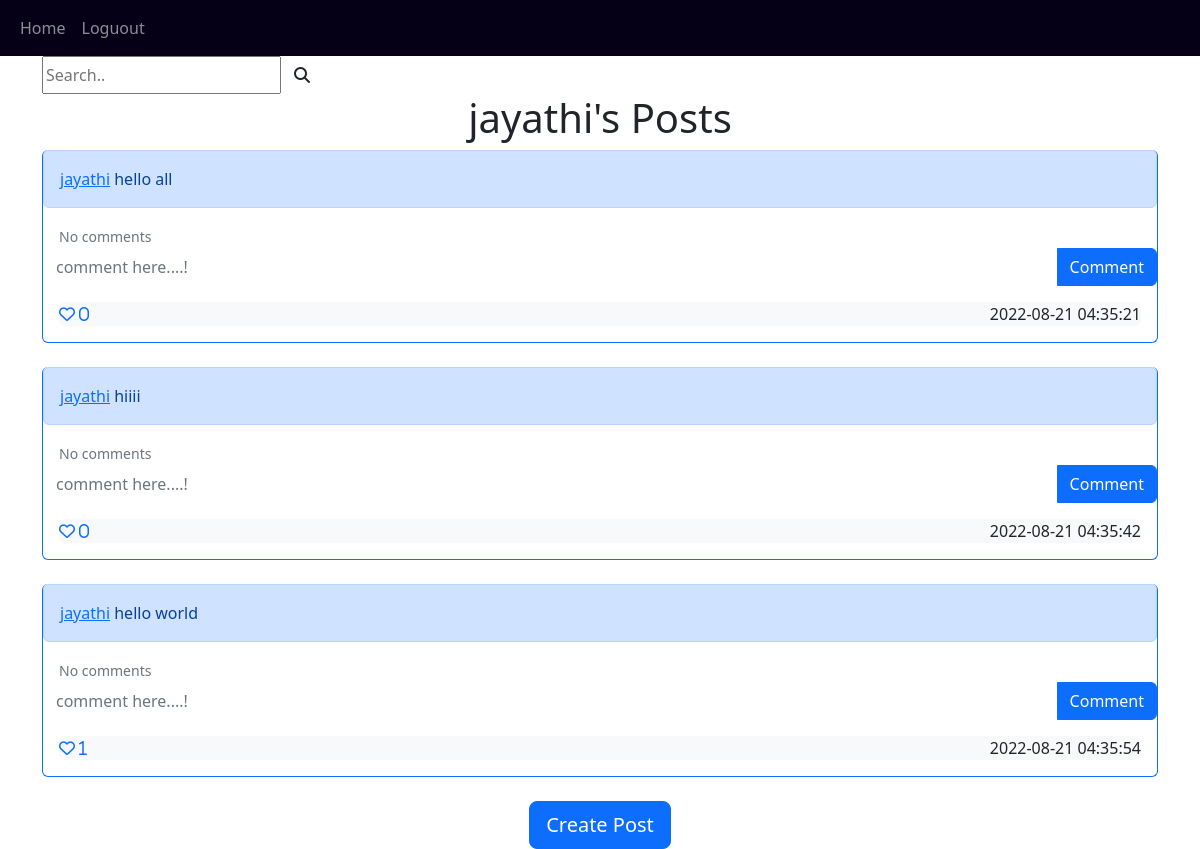
The app's page /post/jayathi (signed in) with its own data.
### web/models.py (models this page shows)
class User(db.Model,UserMixin):
    id=db.Column(db.Integer,primary_key=True)
    email=db.Column(db.String(150),unique=True)
    username=db.Column(db.String(150),unique=True)
    password=db.Column(db.String(160),unique=True)
    date_created=db.Column(db.DateTime(timezone=True),default=func.now())
    posts=db.relationship('Post',backref='user',passive_deletes=True)
    comments=db.relationship('Comments',backref='user',passive_deletes=True)
    likes=db.relationship('Likes',backref='user',passive_deletes=True)

class Post(db.Model):
    id=db.Column(db.Integer,primary_key=True)
    post_text=db.Column(db.String(256),nullable=False)
    date_created=db.Column(db.DateTime(timezone=True),default=func.now())
    author=db.Column(db.Integer,db.ForeignKey('user.id',ondelete="CASCADE"),nullable=False)
    count = db.Column(db.Integer,nullable=True)
    comments=db.relationship('Comments',backref='post',passive_deletes=True)
    likes=db.relationship('Likes',backref='post',passive_deletes=True)

### web/views.py (the view)
@views.route("/post/<username>")
@login_required
def posts(username):
    rule = request.url_rule
    user=User.query.filter_by(username=username).first()
    if not user:
        flash("no User with that username exist .",category="error")
        return redirect(url_for('views.home'))
    posts=user.posts
    return render_template("posts.html",user=current_user,posts=posts,username=username,rule=str(rule))

### web/__init__.py (called while the page is built)
def create_app():
    app=Flask(__name__)
    app.config['SECRET_KEY']='SATYASAIRAZOLE'
    app.config['SQLALCHEMY_DATABASE_URI']="sqlite:///blog.db"
    db.init_app(app)
    from .views import views
    from .auth import auth
    app.register_blueprint(views,url_prefix='/')
    app.register_blueprint(auth,url_prefix='/')
    from .models import User,Post,Comments,Likes
    create_database(app)
    login_manager=LoginManager()
    login_manager.login_view="auth.login"
    login_manager.init_app(app)
    @login_manager.user_loader
    def load_user(id):
        return User.query.get(int(id))
    return app

### web/templates/posts.html (shortened to what this page needs)
{% extends 'post_div.html'%}
{% block header %}{{username}}'s Posts {% endblock %}

### web/templates/post_div.html (shortened to what this page needs)
{% extends 'base.html'%}
{% block content%}
{% if not("search" in rule) and "post" in rule %}
     <form method="get" class="d-flex" action="/post/{{username}}/search">
        <input class="form-controlme-2" type="search" placeholder="Search.." name="srch">
        <button class="btn" type="submit"><i class="fa fa-search"></i></button>
      </form>
{% endif %}
<h1 align="center">{%block header%}{{username}}'s Posts{%endblock%}</h1>
<div id="posts">
{% for post in posts%}
<div class="border border-top-0 border-primary rounded">
<div class="alert alert-primary" role="alert">
    <a href="/post/{{post.user.username}}">{{post.user.username}}</a> {{post.post_text}}
</div>
<div>
    {% if post.comments|length >0 %}
    <a data-bs-toggle="collapse" href="#comments-expanded-{{post.id}}" role="button">
        <small class="m-3">View {{post.comments|length}} Comments</small>
    </a>
    {% else %}
    <small class="text-muted m-3">No comments</small>
    {% endif%}
<div class="makecomment">
    <form class="input-group mb-3" method="POST" action="/create_comment/{{post.id}}">
        <input type="text" id="text" name="commnet_text" class="form-control" placeholder="comment here....!" style="border-bottom:1px solid blue;border-color:transparent;overflow:auto;"/>
        <button type="submit" class="btn btn-primary">Comment</button>
    </form>
</div>
</div>
<!-- {%set liked=false %}
{%for Like in post.likes %}
    {% if Like.author==current_user.id %}
        {% set liked=true %}
    {% endif %}
{% endfor %}
{% if liked%}
    {%  set icon_name="fas fa-heart" %}
{% else %}
{%  set icon_name="far fa-heart" %}
{% endif %} -->
<div class="d-flex m-3 justify-content-between bg-light rounded">
     {% if user.id in post.likes|map(attribute="author")|list %}
     <a href="/like_post/{{post.id}}"><i class="fas fa-heart"> {{post.likes|length}}</i></a>
     {% else %}
     <a href="/like_post/{{post.id}}"><i class="far fa-heart"> {{post.likes|length}}</i></a>
     {% endif %}
    {{post.date_created}}</div>
</div>
<br>
{% endfor %}
</div>
{%block footer%}
    <div align="center">
        <a href="{{url_for('views.create_post')}}"><button type="button" class="btn btn-lg btn-primary">Create Post</button></a>
    </div>
    {% endblock %}
{% endblock %}

### records on screen
User: username "jayathi"
Post: user.username "jayathi", post_text "hello all", likes|length "0", date_created "2022-08-21 04:35:21"
Post: user.username "jayathi", post_text "hiiii", likes|length "0", date_created "2022-08-21 04:35:42"
Post: user.username "jayathi", post_text "hello world", likes|length "1", date_created "2022-08-21 04:35:54"
